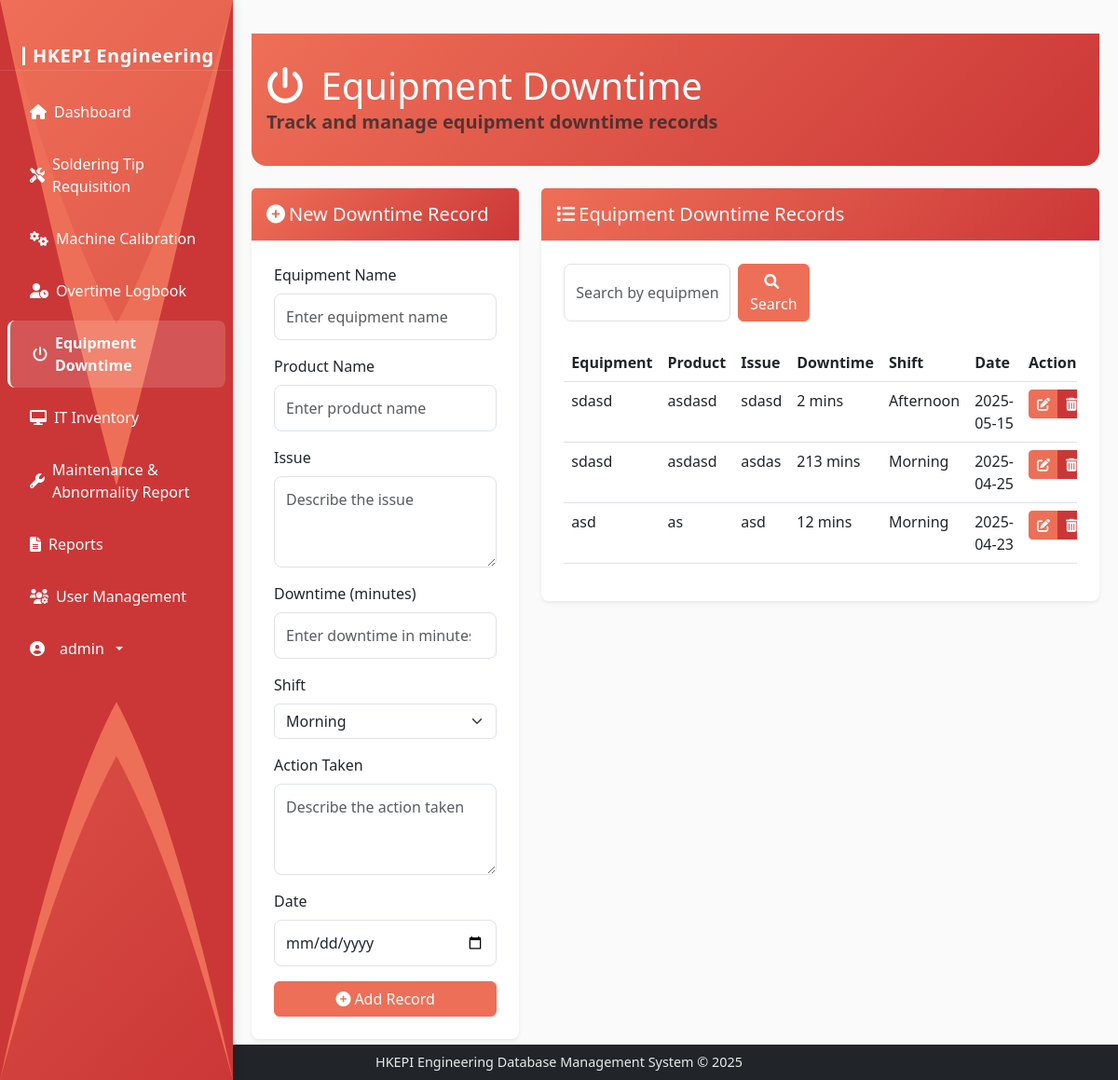
/equipment-downtime (signed in), run on the app's committed database.
### models.py (models this page shows, shortened)
class User(UserMixin, db.Model):
    id = db.Column(db.Integer, primary_key=True)
    username = db.Column(db.String(64), unique=True, nullable=False)
    email = db.Column(db.String(120), unique=True, nullable=False)
    password_hash = db.Column(db.String(256), nullable=False)
    is_admin = db.Column(db.Boolean, default=False)
    date_created = db.Column(db.DateTime, default=datetime.utcnow)

class EquipmentDowntime(db.Model):
    id = db.Column(db.Integer, primary_key=True)
    equipment_name = db.Column(db.String(100), nullable=False)
    product_name = db.Column(db.String(100), nullable=False)
    issue = db.Column(db.Text, nullable=False)
    downtime_minutes = db.Column(db.Integer, nullable=False)
    shift = db.Column(db.String(20), nullable=False)
    action_taken = db.Column(db.Text, nullable=False)
    date = db.Column(db.DateTime, nullable=False)
    created_at = db.Column(db.DateTime, default=datetime.utcnow)

### routes.py (the view, shortened to what this page needs)
@app.route('/equipment-downtime')
@login_required
def equipment_downtime():
    search_query = request.args.get('search', '')
    start_date = request.args.get('start_date')
    end_date = request.args.get('end_date')
    query = EquipmentDowntime.query
    if search_query:
        query = query.filter(
            EquipmentDowntime.equipment_name.ilike(f'%{search_query}%')
        )
    downtimes = query.order_by(EquipmentDowntime.date.desc()).all()
    form = EquipmentDowntimeForm()
    return render_template('equipment_downtime.html', downtimes=downtimes, form=form, search_query=search_query, start_date=start_date, end_date=end_date)

### templates/equipment_downtime.html (shortened to what this page needs)
{% extends 'base.html' %}
{% block content %}
<div class="container-fluid content-area">
    <div class="dashboard-header mb-4">
        <div class="header-content">
            <h1 class="mb-0" style="color: white;">
                <i class="fas fa-power-off me-2" style="color: white;"></i>
                Equipment Downtime
            </h1>
            <p class="lead text-muted mb-0 bold-welcome">
                Track and manage equipment downtime records
            </p>
        </div>
    </div>
    <div class="row mb-4">
        <div class="col-md-4">
            <div class="card">
                <div class="card-header" style="background: linear-gradient(135deg, var(--accent-primary), var(--accent-secondary)); color: white;">
                    <h5 class="mb-0">
                        {% if edit_downtime %}
                        <i class="fas fa-edit me-1"></i>Edit Downtime Record
                        {% else %}
                        <i class="fas fa-plus-circle me-1"></i>New Downtime Record
                        {% endif %}
                    </h5>
                </div>
                <div class="card-body">
                    {% if edit_downtime %}
                    <form method="POST" action="{{ url_for('edit_equipment_downtime', downtime_id=edit_downtime.id) }}">
                    {% else %}
                    <form method="POST" action="{{ url_for('add_equipment_downtime') }}">
                    {% endif %}
                        <div class="mb-3">
                            <label for="equipment_name" class="form-label">Equipment Name</label>
                            {{ form.equipment_name(class="form-control", placeholder="Enter equipment name") }}
                        </div>
                        <div class="mb-3">
                            <label for="product_name" class="form-label">Product Name</label>
                            {{ form.product_name(class="form-control", placeholder="Enter product name") }}
                        </div>
                        <div class="mb-3">
                            <label for="issue" class="form-label">Issue</label>
                            {{ form.issue(class="form-control", placeholder="Describe the issue", rows=3) }}
                        </div>
                        <div class="mb-3">
                            <label for="downtime_minutes" class="form-label">Downtime (minutes)</label>
                            {{ form.downtime_minutes(class="form-control", placeholder="Enter downtime in minutes") }}
                        </div>
                        <div class="mb-3">
                            <label for="shift" class="form-label">Shift</label>
                            {{ form.shift(class="form-select") }}
                        </div>
                        <div class="mb-3">
                            <label for="action_taken" class="form-label">Action Taken</label>
                            {{ form.action_taken(class="form-control", placeholder="Describe the action taken", rows=3) }}
                        </div>
                        <div class="mb-3">
                            <label for="date" class="form-label">Date</label>
                            {{ form.date(class="form-control", type="date") }}
                        </div>
                        <div class="d-grid gap-2">
                            {% if edit_downtime %}
                            <button type="submit" class="btn btn-primary">
                                <i class="fas fa-save me-1"></i>Update Record
                            </button>
                            <a href="{{ url_for('equipment_downtime') }}" class="btn btn-secondary">
                                <i class="fas fa-times me-1"></i>Cancel
                            </a>
                            {% else %}
                            <button type="submit" class="btn btn-primary">
                                <i class="fas fa-plus-circle me-1"></i>Add Record
                            </button>
                            {% endif %}
                        </div>
                    </form>
                </div>
            </div>
        </div>
        <div class="col-md-8">
            <div class="card">
                <div class="card-header" style="background: linear-gradient(135deg, var(--accent-primary), var(--accent-secondary)); color: white;">
                    <h5 class="mb-0"><i class="fas fa-list me-1"></i>Equipment Downtime Records</h5>
                </div>
                <div class="card-body">
                    <div class="row mb-4">
                        <div class="col-md-6">
                            <form class="d-flex" method="GET" action="{{ url_for('equipment_downtime') }}">
                                <input type="text" class="form-control me-2" name="search" placeholder="Search by equipment name..." value="{{ search_query if search_query else '' }}">
                                <button class="btn btn-primary" type="submit">
                                    <i class="fas fa-search me-1"></i>Search
                                </button>
                            </form>
                        </div>
                        <div class="col-md-6 text-end">
                        </div>
                    </div>
                    <div class="table-responsive">
                        <table class="table table-hover">
                            <thead>
                                <tr>
                                    <th>Equipment</th>
                                    <th>Product</th>
                                    <th>Issue</th>
                                    <th>Downtime</th>
                                    <th>Shift</th>
                                    <th>Date</th>
                                    <th>Actions</th>
                                </tr>
                            </thead>
                            <tbody>
                                {% for downtime in downtimes %}
                                <tr>
                                    <td>{{ downtime.equipment_name }}</td>
                                    <td>{{ downtime.product_name }}</td>
                                    <td>{{ downtime.issue[:30] }}{% if downtime.issue|length > 30 %}...{% endif %}</td>
                                    <td>{{ downtime.downtime_minutes }} mins</td>
                                    <td>{{ downtime.shift|capitalize }}</td>
                                    <td>{{ downtime.date.strftime('%Y-%m-%d') }}</td>
                                    <td>
                                        <div class="btn-group btn-group-sm" role="group">
                                            <a href="{{ url_for('edit_equipment_downtime', downtime_id=downtime.id) }}" class="btn btn-warning">
                                                <i class="fas fa-edit"></i>
                                            </a>
                                            <button type="button" class="btn btn-danger" data-bs-toggle="modal" data-bs-target="#deleteDowntimeModal-{{ downtime.id }}">
                                                <i class="fas fa-trash-alt"></i>
                                            </button>
                                        </div>
                                    </td>
                                </tr>
                                {% endfor %}
                            </tbody>
                        </table>
                    </div>
                </div>
            </div>
        </div>
    </div>
</div>
{% endblock %}

### templates/base.html (shortened to what this page needs)
<!DOCTYPE html>
<html lang="en" data-bs-theme="light" style="height: 100%;">
<head>
    <link href="https://cdn.jsdelivr.net/npm/bootstrap@5.3.0/dist/css/bootstrap.min.css" rel="stylesheet">
    <link rel="stylesheet" href="https://cdnjs.cloudflare.com/ajax/libs/font-awesome/6.0.0/css/all.min.css">
    <link rel="stylesheet" type="text/css" href="https://cdn.jsdelivr.net/npm/daterangepicker/daterangepicker.css" />
    <link rel="stylesheet" href="{{ url_for('static', filename='css/style.css') }}">
</head>
<body class="{% block body_class %}{% endblock %}" style="height: 100%; margin: 0;">
    <nav class="sidebar" id="sidebar">
        <svg class="sidebar-wave" viewBox="0 0 100 100" preserveAspectRatio="none">
            <path d="M0 0 L0 100 Q25 80 50 70 Q75 80 100 100 L100 0 Q75 20 50 30 Q25 20 0 0 Z" fill="var(--accent-primary)"/>
            <path d="M0 0 L0 100 Q25 75 50 65 Q75 75 100 100 L100 0 Q75 25 50 45 Q25 25 0 0 Z" fill="var(--accent-secondary)"/>
        </svg>
        <div class="sidebar-brand">
            <a class="navbar-brand" href="{{ url_for('dashboard') }}">
                <span>HKEPI Engineering</span>
            </a>
        </div>
        {% if current_user.is_authenticated %}
        <ul class="sidebar-nav nav flex-column">
            <li class="nav-item">
                <a class="nav-link {% if request.path == url_for('dashboard') %}active fw-bold{% endif %}" href="{{ url_for('dashboard') }}">
                    <i class="fas fa-home"></i>
                    <span>Dashboard</span>
                </a>
            </li>
            <li class="nav-item">
                <a class="nav-link {% if request.path == url_for('soldering_tips') %}active fw-bold{% endif %}" href="{{ url_for('soldering_tips') }}">
                    <i class="fas fa-tools"></i>
                    <span>Soldering Tip Requisition</span>
                </a>
            </li>
            <li class="nav-item">
                <a class="nav-link {% if request.path == url_for('machine_calibrations') %}active fw-bold{% endif %}" href="{{ url_for('machine_calibrations') }}">
                    <i class="fas fa-cogs"></i>
                    <span>Machine Calibration</span>
                </a>
            </li>
            <li class="nav-item">
                <a class="nav-link {% if request.path == url_for('overtime_logbook') %}active fw-bold{% endif %}" href="{{ url_for('overtime_logbook') }}">
                    <i class="fas fa-user-clock"></i>
                    <span>Overtime Logbook</span>
                </a>
            </li>
            <li class="nav-item">
                <a class="nav-link {% if request.path == url_for('equipment_downtime') %}active fw-bold{% endif %}" href="{{ url_for('equipment_downtime') }}">
                    <i class="fas fa-power-off"></i>
                    <span>Equipment Downtime</span>
                </a>
            </li>
            <li class="nav-item">
                <a class="nav-link {% if request.path == url_for('it_inventory') %}active fw-bold{% endif %}" href="{{ url_for('it_inventory') }}">
                    <i class="fas fa-desktop"></i>
                    <span>IT Inventory</span>
                </a>
            </li>
            <li class="nav-item">
                <a class="nav-link {% if request.path == url_for('maintenance_reports') %}active fw-bold{% endif %}" href="{{ url_for('maintenance_reports') }}">
                    <i class="fas fa-wrench"></i>
                    <span>Maintenance & Abnormality Report</span>
                </a>
            </li>
            <li class="nav-item">
                <a class="nav-link {% if request.path == url_for('reports') %}active fw-bold{% endif %}" href="{{ url_for('reports') }}">
                    <i class="fas fa-file-alt"></i>
                    <span>Reports</span>
                </a>
            </li>
            {% if current_user.is_admin %}
            <li class="nav-item">
                <a class="nav-link {% if request.path == url_for('user_management') %}active fw-bold{% endif %}" href="{{ url_for('user_management') }}">
                    <i class="fas fa-users-cog"></i>
                    <span>User Management</span>
                </a>
            </li>
            {% endif %}
            <li class="nav-item mt-auto">
                <div class="dropdown">
                    <a class="nav-link dropdown-toggle" href="#" id="sidebarDropdown" role="button" data-bs-toggle="dropdown" aria-expanded="false">
                        <i class="fas fa-user-circle me-2"></i>
                        <span>{{ current_user.username }}</span>
                    </a>
                </div>
            </li>
        </ul>
        {% endif %}
    </nav>
        <div class="main-flex-center">
            {% block content %}
            {% endblock %}
        </div>
        <footer class="bg-dark text-white position-fixed bottom-0 w-100 py-2 z-1020" style="
            background-color: rgba(0,0,0,0.8);
            left: 0;
            right: 0;
            width: 100%;
            text-align: center;
        ">
            <div class="container-fluid">
                <div class="row">
                    <div class="col-12">
                        <p class="mb-0" style="
                            color: rgba(255,255,255,0.9);
                            font-size: 0.9rem;
                            max-width: 100%;
                            word-wrap: break-word;
                            margin: 0 auto;
                            padding: 0 1rem;
                        ">HKEPI Engineering Database Management System &copy; 2025</p>
                    </div>
                </div>
            </div>
        </footer>
    </body>
    </html>

### data on the page
User: username "admin"
EquipmentDowntime: equipment_name "sdasd", product_name "asdasd", issue "sdasd", downtime_minutes "2", shift "Afternoon", date "2025-05-15"
EquipmentDowntime: equipment_name "sdasd", product_name "asdasd", issue "asdas", downtime_minutes "213", shift "Morning", date "2025-04-25"
EquipmentDowntime: equipment_name "asd", product_name "as", issue "asd", downtime_minutes "12", shift "Morning", date "2025-04-23"
